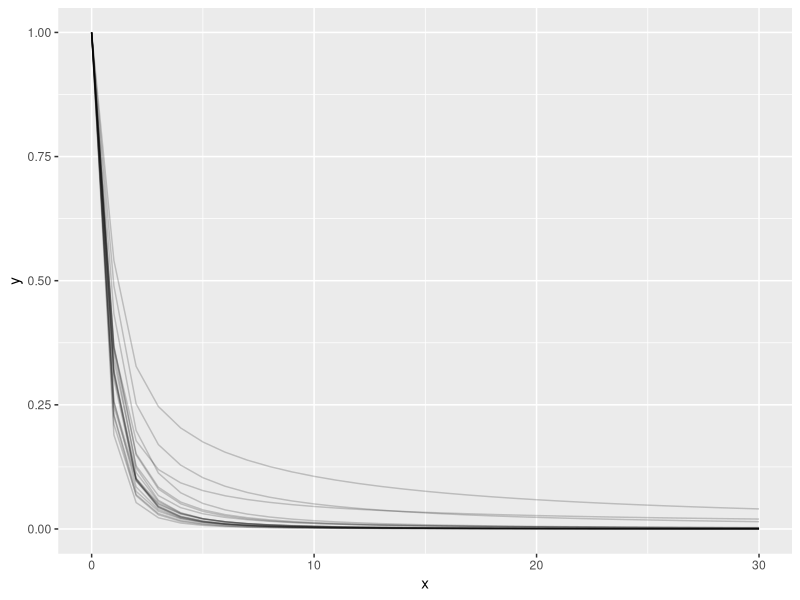
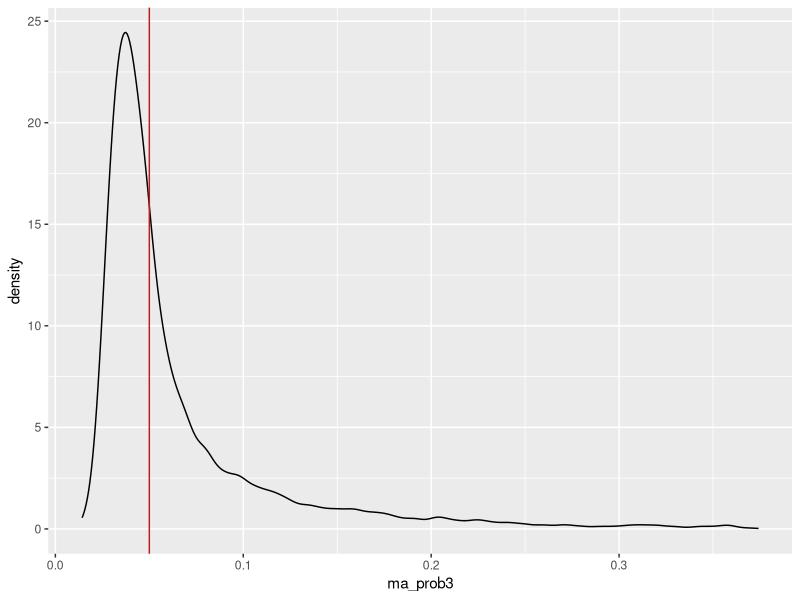
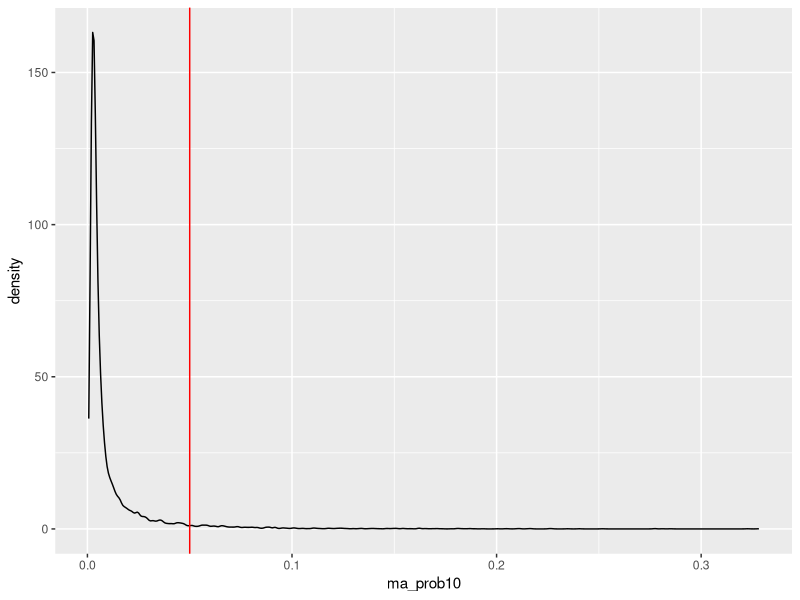
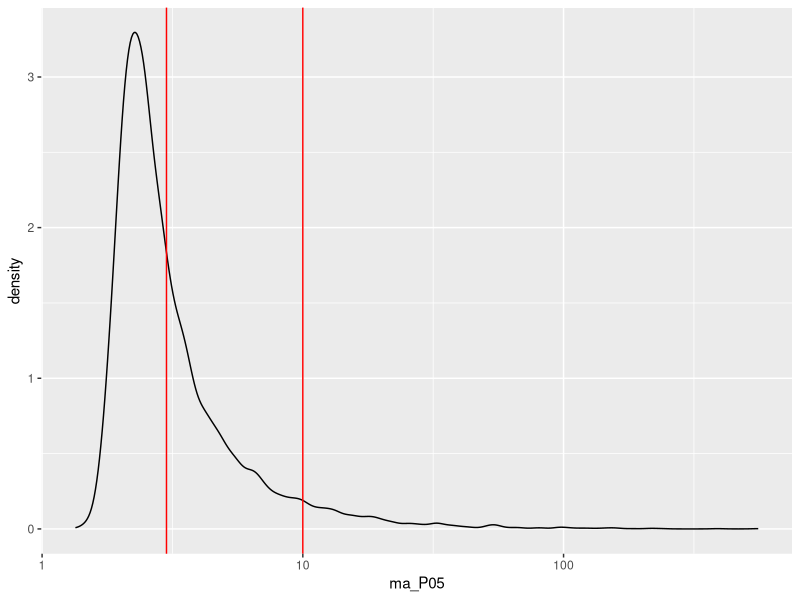

R code for these plots, in order:
## ---- chunk 1
#| message: false
#| echo: false

library(ggplot2)
library(dplyr)
## ---- chunk 2
kern <- function(x,d0,alpha){
  (1+(x/d0)^alpha)^-1
}

inv_kern <- function(prob,d0,alpha){
  (1/prob-1)^(1/alpha)*d0
} 
## ---- chunk 3
one_iter <- function(i){
d0_ba = rnorm(1,1,0.1)
alpha_ba = rnorm(1,2.2,0.2)

d0_bo = rnorm(1,0.55,(0.73-0.55)/2)
alpha_bo = rnorm(1,2.27,(2.4-2.27)/2)

d0_ga = rlnorm(1,-1.2,1.29)
alpha_ga = rlnorm(1,0.545,0.402)

w = c(1,1,1)
w = w/sum(w)
get_ma <- function(x){
  ma_prob3=w[1]*kern(x,d0_ba,alpha_ba) + 
  w[2]*kern(x,d0_bo,alpha_bo) + 
  w[3]*kern(x,d0_ga,alpha_ga)
}

x = seq(0,30,by=1)
data.frame(x = x,
y=sapply(x,get_ma),iter=i)
}
## ---- chunk 4
do.call('rbind',lapply(1:20,function(i){one_iter(i)})) %>%
  ggplot(aes(x=x,y=y,group=iter))+
  geom_line(alpha=0.2)
## ---- chunk 5
mc_one_iter <- function(){
d0_ba = rnorm(1,1,0.1)
alpha_ba = rnorm(1,2.2,0.2)

d0_bo = rnorm(1,0.55,(0.73-0.55)/2)
alpha_bo = rnorm(1,2.27,(2.4-2.27)/2)

d0_ga = rlnorm(1,-1.2,1.29)
alpha_ga = rlnorm(1,0.545,0.402)

w = c(1,1,1)
w = w/sum(w)

data.frame(ma_prob3=w[1]*kern(3,d0_ba,alpha_ba) + 
  w[2]*kern(3,d0_bo,alpha_bo) + 
  w[3]*kern(3,d0_ga,alpha_ga), 

ma_prob10=w[1]*kern(10,d0_ba,alpha_ba) + 
  w[2]*kern(10,d0_bo,alpha_bo) + 
  w[3]*kern(10,d0_ga,alpha_ga), 

ma_P05 = w[1]*inv_kern(0.05,d0_ba,alpha_ba) + 
  w[2]*inv_kern(0.05,d0_bo,alpha_bo) + 
  w[3]*inv_kern(0.05,d0_ga,alpha_ga) 
)
}
## ---- chunk 6
niter = 10^4
output <- do.call('rbind',lapply(1:niter,function(i){mc_one_iter()}))
## ---- chunk 7
output %>% 
  ggplot(aes(x=ma_prob3)) +
  geom_density() +
  geom_vline(xintercept=0.05,col='red')

## ---- chunk 8
output %>% 
  ggplot(aes(x=ma_prob10)) +
  geom_density() +
  geom_vline(xintercept=0.05,col='red')

## ---- chunk 9
quantile(output$ma_P05,probs=0.95)
## ---- chunk 10
output %>% 
  ggplot(aes(x=ma_P05)) +
  geom_density() +
  geom_vline(xintercept=3,col='red')+
  geom_vline(xintercept=10,col='red') +
scale_x_log10()

